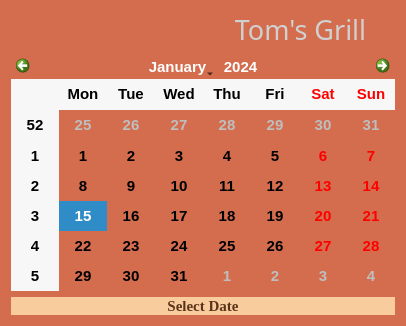
<?xml version="1.0" encoding="UTF-8"?>
<ui version="4.0">
 <class>CalendarDialog</class>
 <widget class="QDialog" name="CalendarDialog">
  <property name="geometry">
   <rect>
    <x>0</x>
    <y>0</y>
    <width>406</width>
    <height>326</height>
   </rect>
  </property>
  <property name="windowTitle">
   <string>Calendar</string>
  </property>
  <property name="styleSheet">
   <string notr="true">background-color: rgb(212, 108, 78);</string>
  </property>
  <layout class="QVBoxLayout" name="verticalLayout">
   <item>
    <layout class="QHBoxLayout" name="horizontalLayout">
     <item>
      <widget class="QLabel" name="label">
       <property name="styleSheet">
        <string notr="true">image: url(:/logo/pictures/logo 4.png);</string>
       </property>
       <property name="text">
        <string/>
       </property>
      </widget>
     </item>
     <item>
      <widget class="QLabel" name="label_2">
       <property name="font">
        <font>
         <family>Vineta BT</family>
         <pointsize>16</pointsize>
        </font>
       </property>
       <property name="styleSheet">
        <string notr="true">color: rgb(208, 208, 208);</string>
       </property>
       <property name="text">
        <string>&lt;html&gt;&lt;head/&gt;&lt;body&gt;&lt;p align=&quot;center&quot;&gt;&lt;span style=&quot; font-size:20pt;&quot;&gt;Tom's Grill&lt;/span&gt;&lt;/p&gt;&lt;/body&gt;&lt;/html&gt;</string>
       </property>
      </widget>
     </item>
    </layout>
   </item>
   <item>
    <widget class="QCalendarWidget" name="calendarWidget">
     <property name="font">
      <font>
       <pointsize>11</pointsize>
       <bold>true</bold>
      </font>
     </property>
    </widget>
   </item>
   <item>
    <widget class="QPushButton" name="pushButton">
     <property name="font">
      <font>
       <family>Georgia</family>
       <pointsize>11</pointsize>
       <bold>true</bold>
      </font>
     </property>
     <property name="styleSheet">
      <string notr="true">background-color: rgb(249, 204, 158);
color: rgb(89, 52, 27);
border-radius: 10px;</string>
     </property>
     <property name="text">
      <string>Select Date</string>
     </property>
    </widget>
   </item>
  </layout>
 </widget>
 <resources/>
 <connections/>
</ui>
